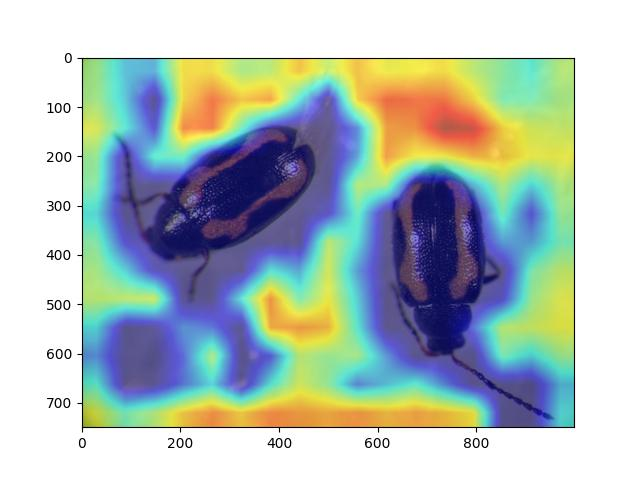

Write the Python code that produced this figure.
import warnings
warnings.filterwarnings('ignore')
warnings.simplefilter('ignore')
import cv2
import numpy as np
import torch
import torchvision
from pytorch_grad_cam import EigenCAM
from pytorch_grad_cam.utils.model_targets import FasterRCNNBoxScoreTarget
from pytorch_grad_cam.utils.reshape_transforms import fasterrcnn_reshape_transform
from pytorch_grad_cam.utils.image import show_cam_on_image
import matplotlib.pyplot as plt  # Added to display images inline

coco_names = ['rice leaf roller', 'rice leaf caterpillar', 'paddy stem maggot', 'asiatic rice borer', 'yellow rice borer',
        'rice gall midge', 'Rice Stemfly', 'brown plant hopper', 'white backed plant hopper', 'small brown plant hopper',
        'rice water weevil', 'rice leafhopper', 'grain spreader thrips', 'rice shell pest', 'grub', 'mole cricket', 'wireworm',
        'white margined moth', 'black cutworm', 'large cutworm', 'yellow cutworm', 'red spider', 'corn borer', 'army worm', 'aphids',
        'Potosiabre vitarsis', 'peach borer', 'english grain aphid', 'green bug', 'bird cherry-oataphid', 'wheat blossom midge',
        'penthaleus major', 'longlegged spider mite', 'wheat phloeothrips', 'wheat sawfly', 'cerodonta denticornis', 'beet fly',
        'flea beetle', 'cabbage army worm', 'beet army worm', 'Beet spot flies', 'meadow moth', 'beet weevil', 'sericaorient alismots chulsky',
        'alfalfa weevil', 'flax budworm', 'alfalfa plant bug', 'tarnished plant bug', 'Locustoidea', 'lytta polita', 'legume blister beetle',
        'blister beetle', 'therioaphis maculata Buckton', 'odontothrips loti', 'Thrips', 'alfalfa seed chalcid', 'Pieris canidia',
        'Apolygus lucorum', 'Limacodidae', 'Viteus vitifoliae', 'Colomerus vitis', 'Brevipoalpus lewisi McGregor', 'oides decempunctata',
        'Polyphagotars onemus latus', 'Pseudococcus comstocki Kuwana', 'parathrene regalis', 'Ampelophaga', 'Lycorma delicatula', 'Xylotrechus',
        'Cicadella viridis', 'Miridae', 'Trialeurodes vaporariorum', 'Erythroneura apicalis', 'Papilio xuthus', 'Panonchus citri McGregor',
        'Phyllocoptes oleiverus ashmead', 'Icerya purchasi Maskell', 'Unaspis yanonensis', 'Ceroplastes rubens', 'Chrysomphalus aonidum',
        'Parlatoria zizyphus Lucus', 'Nipaecoccus vastalor', 'Aleurocanthus spiniferus', 'Tetradacus c Bactrocera minax ', 'Dacus dorsalis(Hendel)',
        'Bactrocera tsuneonis', 'Prodenia litura', 'Adristyrannus', 'Phyllocnistis citrella Stainton', 'Toxoptera citricidus', 'Toxoptera aurantii',
        'Aphis citricola Vander Goot', 'Scirtothrips dorsalis Hood', 'Dasineura sp', 'Lawana imitata Melichar', 'Salurnis marginella Guerr',
        'Deporaus marginatus Pascoe', 'Chlumetia transversa', 'Mango flat beak leafhopper', 'Rhytidodera bowrinii white', 'Sternochetus frigidus',
        'Cicadellidae']

# Function to perform prediction with Faster R-CNN
def predict(input_tensor, model, device, detection_threshold):
    outputs = model(input_tensor)
    pred_classes = [coco_names[i] for i in outputs[0]['labels'].cpu().numpy()]
    pred_labels = outputs[0]['labels'].cpu().numpy()
    pred_scores = outputs[0]['scores'].detach().cpu().numpy()
    pred_bboxes = outputs[0]['boxes'].detach().cpu().numpy()

    boxes, classes, labels, indices = [], [], [], []
    for index in range(len(pred_scores)):
        if pred_scores[index] >= detection_threshold:
            boxes.append(pred_bboxes[index].astype(np.int32))
            classes.append(pred_classes[index])
            labels.append(pred_labels[index])
            indices.append(index)
    boxes = np.int32(boxes)
    return boxes, classes, labels, indices

# Reshape transform function for Grad-CAM
def fasterrcnn_reshape_transform(x):
    target_size = x['pool'].size()[-2:]
    activations = []
    for key, value in x.items():
        activations.append(torch.nn.functional.interpolate(torch.abs(value), target_size, mode='bilinear'))
    activations = torch.cat(activations, axis=1)
    return activations

# Grad-CAM setup
if __name__ == '__main__':
    import torchvision
    from PIL import Image

    image_path = "images/IP038000453.jpg"  # Path to your image
    image = Image.open(image_path)  # Open the image using PIL
    image = image.resize((640, 640))  # Resize the image to 640x640
    image_float_np = np.array(image).astype(np.float32) / 255  # Convert to NumPy array and normalize pixel values (0 to 1)

    # Define the torchvision image transforms
    transform = torchvision.transforms.Compose([
        torchvision.transforms.ToTensor(),
    ])

    input_tensor = transform(image)
    device = torch.device('cuda' if torch.cuda.is_available() else 'cpu')
    input_tensor = input_tensor.to(device)
    # Add a batch dimension:
    input_tensor = input_tensor.unsqueeze(0)

    model = torchvision.models.detection.fasterrcnn_resnet50_fpn(pretrained=True)
    model.eval().to(device)

    # Run the model and get the detections (but don't draw bounding boxes)
    boxes, classes, labels, indices = predict(input_tensor, model, device, 0.9)

    # Grad-CAM setup
    target_layers = [model.backbone]
    targets = [FasterRCNNBoxScoreTarget(labels=labels, bounding_boxes=boxes)]
    cam = EigenCAM(model,
                   target_layers,
                   reshape_transform=fasterrcnn_reshape_transform)

    grayscale_cam = cam(input_tensor, targets=targets)
    # Take the first image in the batch:
    grayscale_cam = grayscale_cam[0, :]
    cam_image = show_cam_on_image(image_float_np, grayscale_cam, use_rgb=True)

    # Show the Grad-CAM image without bounding boxes
    plt.imshow(cam_image)
    plt.savefig(f'faster_rcnn_no_bb.jpg')  # Save the plot as an image file
    plt.show()
    plt.close()

    # Save the final Grad-CAM image
    # output_image_path = "faster-rcnn_no_bb.jpg"
    # cv2.imwrite(output_image_path, (cam_image * 255).astype(np.uint8))
